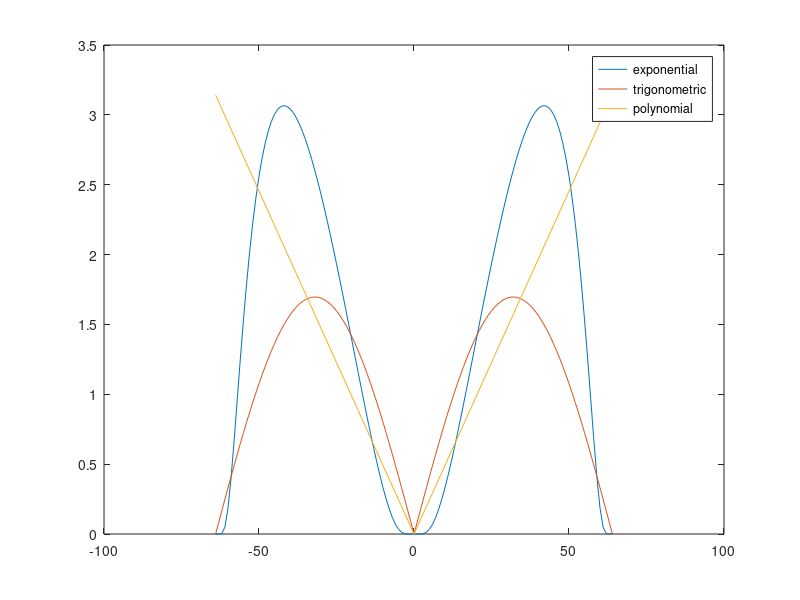

This figure's MATLAB source: (Note: this script raises an error after producing the figure.)
%% Receiver Operating Characteristic (ROC) curve
% This script plots the ROC for the Gibbs concentration factor 
% and a 5-point detector.

close all; clear all; clc

%% Initialization 
% Define the Fourier modes
nModes = 64;
fourModes = (-nModes:nModes).';

% Generate a (periodic) physical space grid
nGridPts = 256;
xl = -pi; xr = pi; h = (xr-xl)/nGridPts;
x = xl + h*(0:nGridPts-1).';
%% Concentration factor definitions
% Define detector stencil
delta = 1/(2*nModes + 1);
stencil = h*(-2:2).';
fourMat = exp( 1i*stencil*fourModes.' );
D = abs(fourModes)/nModes; % This is used to make the computation of cface easier.
%exponential concentration factor ("cface")
alpha = 4; %order
normal = @(x) (exp(1./(alpha*x.*(x-1))));%the function that goes into the integral of the normalizing constant
C = (pi)./(integral(normal,(2/nModes),1-(2/nModes))); %normalizing constant
cfac_e = C.*D.*exp((1)./(alpha.*D.*(D-1)));
cfac_e(1) = 0; cfac_e(length(cfac_e)) = 0;
%trig concentration factor
Sipi = 1.85193705198247;					% Value of Si(pi), the sine integral                      
cfac_t = pi * sin(pi*abs(fourModes)/nModes)/Sipi; 
%polynomial concentration factor
p = 1; %order of polynomial
cfac_p = p*pi*(abs(fourModes)/nModes).^p; 
figure;
xlabel 'k';
ylabel 'sigma(abs(k)/n)';
plot(fourModes, cfac_e, fourModes, cfac_t, fourModes, cfac_p);
legend('exponential','trigonometric','polynomial');
%Here we will call the conc design functions to use other concentration
%factors that are designed by cvx.
cfas = conc_design_Sparse_Jump;
cfaho = conc_design_Higher_Order;
%cfp4 = conc_design_Problem_4;

%% Noise characteristics
% We consider zero mean, additive white Gaussian nose of variance rho^2
rho2 = 10/nModes^2;

%% Define the covariance matrix here.
N = nModes;
k = (-N:N).';						% Fourier modes
len = length(stencil);
cov = zeros(len);
% Compute the covariance matrix.  Stencil goes in the order: 1 cfe, 2 cft, 3 cfp,
% 4 cfas, and 5 cfaho
cov(1,1) = sum((rho2/2) * real(cfac_e.^2));
cov(2,2) = sum((rho2/2) * real(cfac_t.^2));
cov(3,3) = sum((rho2/2) * real(cfac_p.^2));
cov(4,4) = sum((rho2/2) * real(cfas.^2));
cov(5,5) = sum((rho2/2) * real(cfaho.^2));
cov(1,2) = sum((rho2/2) * real((cfac_e.*cfac_t).*exp(1i.*k.* (stencil(1)-stencil(2)))));
cov(1,3) = sum((rho2/2) * real((cfac_e.*cfac_p).*exp(1i.*k.* (stencil(1)-stencil(3)))));
cov(1,4) = sum((rho2/2) * real((cfac_e.*cfas).*exp(1i.*k.* (stencil(1)-stencil(4)))));
cov(1,5) = sum((rho2/2) * real((cfac_e.*cfaho).*exp(1i.*k.* (stencil(1)-stencil(5)))));
cov(2,1) = sum((rho2/2) * real((cfac_t.*cfac_e).*exp(1i.*k.* (stencil(2)-stencil(1)))));
cov(2,3) = sum((rho2/2) * real((cfac_t.*cfac_p).*exp(1i.*k.* (stencil(2)-stencil(3)))));
cov(2,4) = sum((rho2/2) * real((cfac_t.*cfas).*exp(1i.*k.* (stencil(2)-stencil(4)))));
cov(2,5) = sum((rho2/2) * real((cfac_t.*cfaho).*exp(1i.*k.* (stencil(2)-stencil(5)))));
cov(3,1) = sum((rho2/2) * real((cfac_p.*cfac_e).*exp(1i.*k.* (stencil(3)-stencil(1)))));
cov(3,2) = sum((rho2/2) * real((cfac_t.*cfac_p).*exp(1i.*k.* (stencil(3)-stencil(2)))));
cov(3,4) = sum((rho2/2) * real((cfac_t.*cfas).*exp(1i.*k.* (stencil(3)-stencil(4)))));
cov(3,5) = sum((rho2/2) * real((cfac_t.*cfaho).*exp(1i.*k.* (stencil(3)-stencil(5)))));
cov(4,1) = sum((rho2/2) * real((cfas.*cfac_e).*exp(1i.*k.* (stencil(4)-stencil(1)))));
cov(4,2) = sum((rho2/2) * real((cfas.*cfac_t).*exp(1i.*k.* (stencil(4)-stencil(2)))));
cov(4,3) = sum((rho2/2) * real((cfas.*cfac_p).*exp(1i.*k.* (stencil(4)-stencil(3)))));
cov(4,5) = sum((rho2/2) * real((cfas.*cfaho).*exp(1i.*k.* (stencil(4)-stencil(5)))));
cov(5,1) = sum((rho2/2) * real((cfaho.*cfac_e).*exp(1i.*k.* (stencil(5)-stencil(1)))));
cov(5,2) = sum((rho2/2) * real((cfaho.*cfac_t).*exp(1i.*k.* (stencil(5)-stencil(2)))));
cov(5,3) = sum((rho2/2) * real((cfaho.*cfac_p).*exp(1i.*k.* (stencil(5)-stencil(3)))));
cov(5,4) = sum((rho2/2) * real((cfaho.*cfas).*exp(1i.*k.* (stencil(5)-stencil(4)))));
%% Function definition
% The template function is a periodic ramp function with unit jump at x = 0
fx = ( (pi-x) .* (x>=0) + (-x-pi) .* (x<0) )/(2*pi);
% Now, we generate the Fourier modes of the template response/waveform
fHat = 1./(2i*pi*fourModes); fHat(fourModes==0) = 0;

% Template or jump response. Calculate using three different concentration
% factors.
Exponent_factor_1 = exp( 1i*stencil(1) * fourModes.');
Exponent_factor_2 = exp( 1i*stencil(2) * fourModes.');
Exponent_factor_3 = exp( 1i*stencil(3) * fourModes.');
Exponent_factor_4 = exp( 1i*stencil(4) * fourModes.');
Exponent_factor_5 = exp( 1i*stencil(5) * fourModes.');
jmpFncCfs_1 = 1i * fHat .* sign(fourModes) .* cfac_e;
jmpFncCfs_2 = 1i * fHat .* sign(fourModes) .* cfac_t;
jmpFncCfs_3 = 1i * fHat .* sign(fourModes) .* cfac_p;
jmpFncCfs_4 = 1i * fHat .* sign(fourModes) .* cfas;
jmpFncCfs_5 = 1i * fHat .* sign(fourModes) .* cfaho;
template_1 = real(Exponent_factor_1 * jmpFncCfs_1);
template_2 = real(Exponent_factor_2 * jmpFncCfs_2);
template_3 = real(Exponent_factor_3 * jmpFncCfs_3);
template_4 = real(Exponent_factor_4 * jmpFncCfs_4);
template_5 = real(Exponent_factor_5 * jmpFncCfs_5);
template(1) = template_1; template(2) = template_2; template(3) = template_3; template(4) = template_4; template(5) = template_5;
template = template';
% This assigns the values the jump approximation to an element in template, which is the M vector.
snr = template'*inv(cov)*template;
%% Generate ROC curve
% Generate ROC curve using Monte-Carlo methods
nIter = 10000;                      % No. of iterations
nROCPts = 2000;                      % How many data points do we want in 
                                    % ROC curve?
gamma = linspace(-10,10,nROCPts).';	% Range of thresholds to generate ROC

pfa = zeros(nROCPts, 1);
pd  = zeros(nROCPts, 1);

for l = 1:nIter
    
    % Generate realization of noise
    % ZMAWGN
	n = sqrt(rho2/2)*randn(2*nModes+1,1) + ...
                1i*sqrt(rho2/2)*randn(2*nModes+1,1);
    
    % Generate Fourier modes of the null and alternate hypothesis by adding
    % noise
    fHat_null = n;
    fHat_alt  = fHat + n;
    %fHat_alt = template + n;

    % Compute the concentration jump approximation
    % For the null hypothesis
    jmpFncCfs_1 = 1i * fHat_null .* sign(fourModes) .* cfac_e;
    jmpFncCfs_2 = 1i * fHat_null .* sign(fourModes) .* cfac_t;
    jmpFncCfs_3 = 1i * fHat_null .* sign(fourModes) .* cfac_p;
    jmpFncCfs_4 = 1i * fHat_null .* sign(fourModes) .* cfas;
    jmpFncCfs_5 = 1i * fHat_null .* sign(fourModes) .* cfaho;
    f_null(1) = Exponent_factor_1 * jmpFncCfs_1;
    f_null(2) = Exponent_factor_2 * jmpFncCfs_2;
    f_null(3) = Exponent_factor_3 * jmpFncCfs_3;
    f_null(4) = Exponent_factor_4 * jmpFncCfs_4;
    f_null(5) = Exponent_factor_5 * jmpFncCfs_5;

    % Did the detector register a false alarm?
    pfa = pfa + ( template.'*inv(cov)*f_null.' > gamma );
	
    % And now, for the alternate hypothesis
    jmpFncCfs_1 = 1i * fHat_alt .* sign(fourModes) .* cfac_e;
    jmpFncCfs_2 = 1i * fHat_alt .* sign(fourModes) .* cfac_t;
    jmpFncCfs_3 = 1i * fHat_alt .* sign(fourModes) .* cfac_p;
    jmpFncCfs_4 = 1i * fHat_alt .* sign(fourModes) .* cfas;
    jmpFncCfs_5 = 1i * fHat_alt .* sign(fourModes) .* cfaho;
    f_alt(1) = Exponent_factor_1 * jmpFncCfs_1;
    f_alt(2) = Exponent_factor_2 * jmpFncCfs_2;
    f_alt(3) = Exponent_factor_3 * jmpFncCfs_3;
    f_alt(4) = Exponent_factor_4 * jmpFncCfs_4;
    f_alt(5) = Exponent_factor_5 * jmpFncCfs_5;

    % Did the detector see the jump?
    pd = pd + ( template.'*inv(cov)*f_alt.' > gamma );
    	
end

pfa = pfa/nIter; pd = pd/nIter;
%% Plot ROC cruve
figure; plot(pfa, pd, 'r-', 'linewidth', 2); hold on
grid on
title 'ROC Curve'
xlabel 'Probability of False Alarm, Pfa'; 
ylabel 'Probability of Detection, Pd'

% Analytic ROC curve 
% This can be worked out in terms of the Q (right tail Gaussian 
% probability) function; see, for example, Fundamentals of Statistical 
% Signal Processing: Detection Theory (Vol 1), Steven Kay
pfa = linspace(0, 1, nROCPts);
pd = Q(Qinv(pfa) - sqrt(snr));
plot(pfa, pd, 'b--', 'linewidth', 2)
legend('Monte Carlo Simulation', 'Analytic')